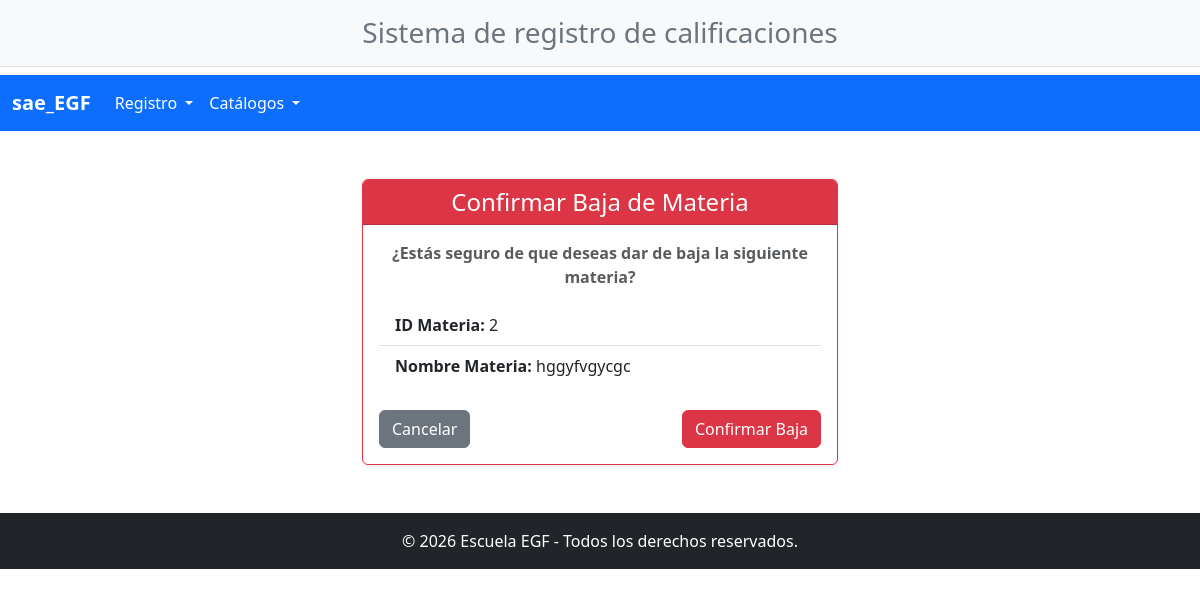
Before: /Baja/Baja_materia.php?idmateria=2 with the older database file.
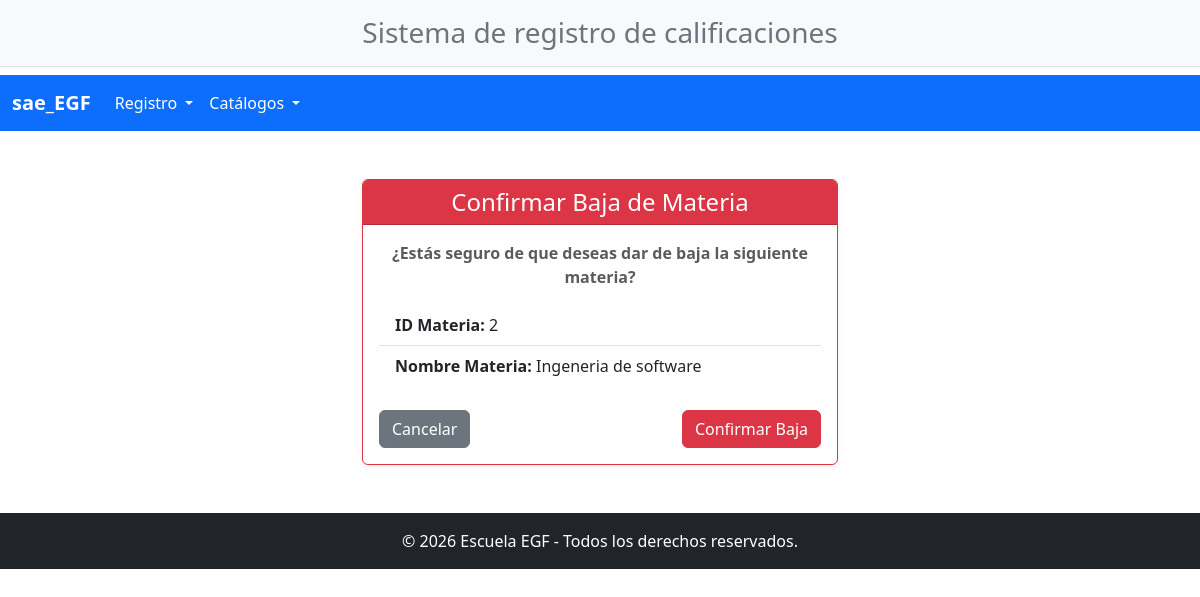
After: the same page with the newer database file.
### tables this page shows
CREATE TABLE `materias` (
  `id_materia` int(11) NOT NULL,
  `descripcion_materia` varchar(150) NOT NULL,
  `estatus_materia` varchar(4) NOT NULL DEFAULT 'ALTA'
);

### Baja/Baja_materia.php (the view, shortened to what this page needs)
<?php
include ("../navegacion/header.php");
include ("../navegacion/navegacion.php");
include ("../conexion.php");
$idmateria = isset($_GET['idmateria']) ? intval($_GET['idmateria']) : 0;
$res = mysqli_query($conn, "SELECT * FROM materias WHERE id_materia = $idmateria");
$materia = mysqli_fetch_assoc($res);
?>
<div class="container my-5" style="max-width: 500px;">
    <div class="card border-danger shadow-sm">
        <div class="card-header bg-danger text-white text-center">
            <h4 class="mb-0">Confirmar Baja de Materia</h4>
        </div>
        <div class="card-body">
            <?php if ($materia): ?>
                <p class="text-center text-muted fw-bold">¿Estás seguro de que deseas dar de baja la siguiente materia?</p>
                <ul class="list-group list-group-flush mb-4">
                    <li class="list-group-item"><strong>ID Materia:</strong> <?php echo htmlspecialchars($materia['id_materia']); ?></li>
                    <li class="list-group-item"><strong>Nombre Materia:</strong> <?php echo htmlspecialchars($materia['descripcion_materia']); ?></li>
                </ul>
                <form action="" method="POST" class="d-flex justify-content-between">
                    <a href="../Crude/crudemateria.php" class="btn btn-secondary">Cancelar</a>
                    <button type="submit" class="btn btn-danger">Confirmar Baja</button>
                </form>
            <?php endif; ?>
        </div>
    </div>
</div>
<?php
include ("../navegacion/footer.php");
?>

Changed rows visible on the page:
changed materias id 2: descripcion_materia "hggyfvgycgc" → "Ingeneria de software"
